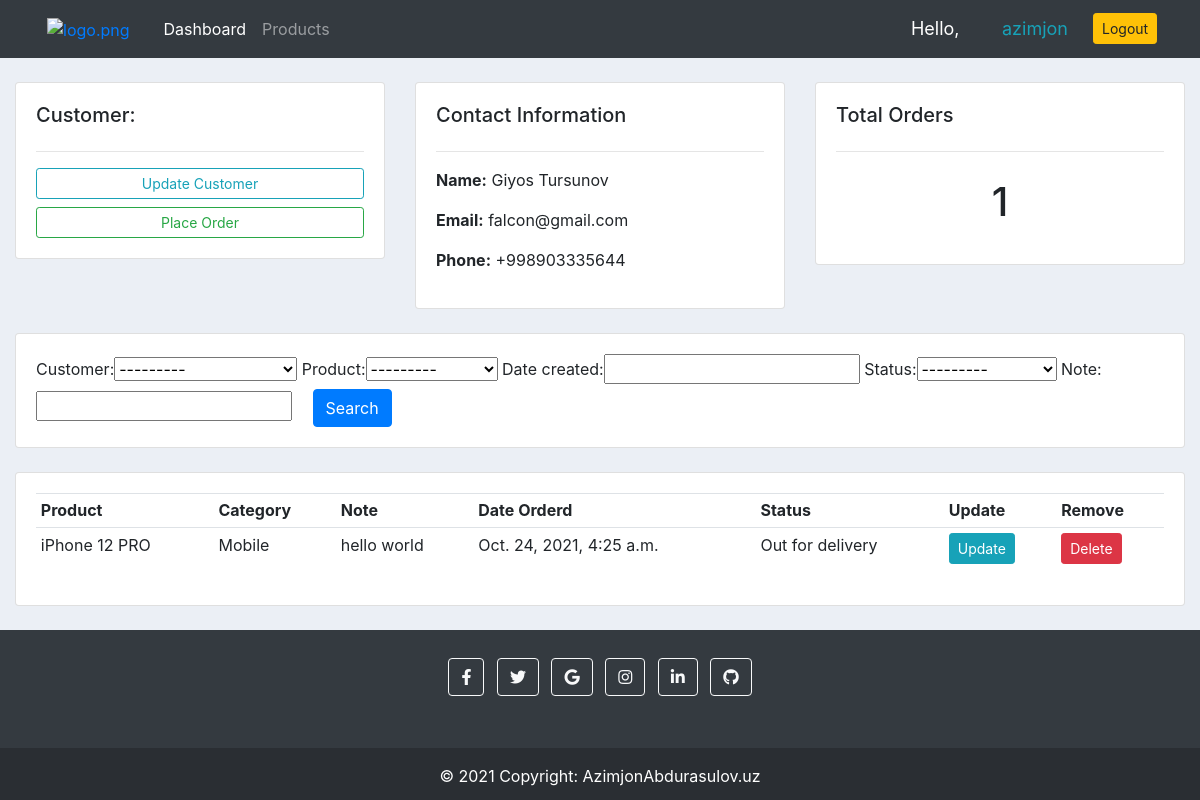
The page /customer/2/ (signed in) on the database its author committed.
### accounts/models.py (models this page shows, shortened)
class Customer(models.Model):
    user = models.OneToOneField(User, on_delete=models.CASCADE, null=True, blank=True)
    name = models.CharField(max_length=200, null=True)
    phone = models.CharField(max_length=200, null=True)
    email = models.CharField(max_length=200, null=True)
    profile_pic = models.ImageField(default="profile1.png", upload_to="Profile/", null=True, blank=True)
    date_created = models.DateTimeField(auto_now_add=True)
    def __str__(self):
        return str(self.name)

class Order(models.Model):
    STATUS = (
        ('Pending', 'Pending'),
        ('Out for delivery', 'Out for delivery'),
        ('Delivered', 'Delivered'),
    )
    customer = models.ForeignKey(
        Customer,  null=True, on_delete=models.SET_NULL)
    product = models.ForeignKey(Product,  null=True, on_delete=models.SET_NULL)
    date_created = models.DateTimeField(auto_now_add=True, null=True)
    status = models.CharField(max_length=200, null=True, choices=STATUS)
    note = models.CharField(max_length=200, null=True)

class Product(models.Model):
    name = models.CharField(max_length=200, null=True)
    price = models.FloatField(null=True)
    category = models.ForeignKey(Category, max_length=200, null=True, on_delete=models.CASCADE)
    description = models.CharField(max_length=200, null=True, blank=True)
    date_created = models.DateTimeField(auto_now_add=True, null=True)
    def __str__(self):
        return str(self.name)

class Category(models.Model):
    name = models.CharField(max_length=200, null=True)
    def __str__(self):
        return str(self.name)

### accounts/decorators.py (the view)
        def wrapper_func(request, *args, **kwargs):
            grup = None
            if request.user.groups.exists():
                grup = request.user.groups.all()[0].name
            if grup in allowed_roles:
                return view_func(request, *args, **kwargs)
            else:
                return HttpResponse('You are not authorzed to viw this page')

### accounts/views.py (called while the page is built)
@allowed_users(allowed_roles=['admin'])
@login_required(login_url='login')
def customer(request, pk):
    customer = Customer.objects.get(id=pk)
    orders = customer.order_set.all()
    order_count = orders.count()
    myFilter = OrderFilter(request.GET, queryset=orders)
    orders = myFilter.qs
    contaxt = {
        'customer': customer,
        'orders': orders,
        'order_count': order_count,
        'myFilter': myFilter
    }
    return render(request, 'accounts/customers.html', contaxt)

### accounts/templates/accounts/customers.html (shortened to what this page needs)
{% extends 'accounts/main.html' %}
{% block content %}
<br>
<div class="row">
    <div class="col-md">
        <div class="card card-body">
            <h5>Customer:</h5>
            <hr>
            <a href="{% url 'update_customer' customer.id %}" class="btn btn-outline-info btn-sm btn-block">Update Customer</a>
            <a href="{% url 'create_order' customer.id %}" class="btn btn-outline-success btn-sm btn-block">Place Order</a>
        </div>
    </div>
    <div class="col-md">
        <div class="card card-body">
            <h5>Contact Information</h5>
            <hr>
            <p><b>Name:</b> {{ customer.name }}</p>
            <p><b>Email:</b> {{ customer.email }}</p>
            <p><b>Phone:</b> {{ customer.phone }}</p>
        </div>
    </div>
    <div class="col-md">
        <div class="card card-body">
            <h5>Total Orders</h5>
            <hr>
            <h1  style="text-align: center; padding: 10px;"> {{ order_count }} </h1>
        </div>
    </div>
</div>
<br>
<div class="row">
    <div class="col-md-12">
        <div class="card card-body">
            <form action="" method="GET">
                {{ myFilter.form }}
                <button class="btn btn-primary ml-3" type="submit">Search</button>
            </form>
        </div>
    </div>
</div>
<br>
<div class="row">
    <div class="col-md-12">
        <div class="card card-body">
            <table class="table table-sm">
                <tr>
                    <th>Product</th>
                    <th>Category</th>
                    <th>Note</th>
                    <th>Date Orderd</th>
                    <th>Status</th>
                    <th>Update</th>
                    <th>Remove</th>
                </tr>
                {% for order in orders %}
                <tr>
                    <td>{{ order.product }}</td>
                    <td>{{ order.product.category }}</td>
                    <td>{{ order.note }}</td>
                    <td>{{ order.date_created }}</td>
                    <td>{{ order.status }}</td>
                    <td><a class="btn btn-sm btn-info" href="{% url 'update_order' order.id %}">Update</a></td>
                    <td><a class="btn btn-sm btn-danger" href="{% url 'delete_order' order.id %}">Delete</a></td>
                </tr>
                {% endfor %}
            </table>
        </div>
    </div>
</div>
{% endblock %}

### accounts/templates/accounts/navbar.html (shortened to what this page needs)
{% load static %}
<nav class="navbar navbar-expand-lg navbar-dark bg-dark">
    <div class="container-fluid">
        <a class="nav-link" href="{% url 'home' %}"><img class="logo" src="{% static '/images/logo.png' %}" id="logo"
                alt="logo.png"></a>
        <div class="collapse navbar-collapse" id="navbarNav">
            <ul class="navbar-nav">
                {% if request.user.is_staff %}
                <li class="nav-item active">
                    <a class="nav-link" href="{% url 'home' %}">Dashboard</a>
                </li>
                <li class="nav-item">
                    <a class="nav-link" href="{% url 'products' %}">Products</a>
                </li>
                {% endif %}
            </ul>
        </div>
    </div>
    <span class="hello-msg">Hello,</span>
    <span class="hello-msg"><a class="btn-outline-info" href="{% url 'account' %}">{{ request.user }}</a></span>
    <span class="hello-msg"><a class="btn btn-sm btn-warning" href="{% url 'logout' %}">Logout</a></span>
</nav>

### static/css/main.css (style rules this page uses)
body { background-color: #ebeff5; }
#logo { width: 60px; margin-right: 10px; }

### accounts/templates/accounts/navbar.html (style rules this page uses)
.hello-msg { width: 100px; font-size: 18px; color: #fff; margin-right: 15px; }

### rows shown on the page
Customer: name "Giyos Tursunov", email "falcon@gmail.com", phone "+998903335644"
Order: product "iPhone 12 PRO", product.category "Mobile", note "hello world", date_created "Oct. 24, 2021, 4:25 a.m.", status "Out for delivery"

### other values the page prints
{{ request.user }} "azimjon"
{{ order_count }} "1"
